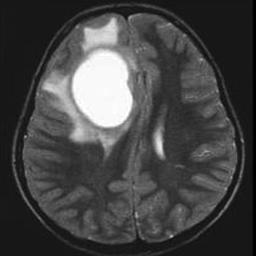
%> input picture Brain tumor Detection and classification using ANN(nprtool)/brain3.jpg, 256 x 256 px
$ octave Brain_Tumor_Detection.m   (GNU Octave 9; MATLAB toolbox functions it lacks are replaced by stand-ins)
%> lines starting %> are read from the running program, lines starting %| are printed output that depends on the picture; in (x1, y1, x2, y2) boxes, pixels count from 0 and x2, y2 are one past the last pixel; in counts of white or black regions, pixels touching at a corner belong together; the program's own positions count from 1
% Task 4: Brain Tumor Detection and classification using ANN(nprtool)

clc;%clear command window
clear variables;%clear workspace
close all;%close all figures
a = imread("brain3.jpg");%read the input image
%> a is the input picture: size 256x256 uint8; min 0, max 255, mean 69
figure, imshow(a);%show the input image
title('Input Image');%title of the image
%loop to check if the image is in grayscale, if not to convert it to gray
%scale from RGB
try
    Dimg = rgb2gray(a);%conversion from RGB to gray
catch
    Dimg = a;%no need to convert it, already gray scale
end
imdata = reshape(Dimg, [], 1);%reshapping the input image with 65536x1
%dimension
imdata = double(imdata);%handling large data

%%%%%%%Clustering the image%%%%%%%%%%
[IDX, nn] = kmeans(imdata, 3);%kmeans inbuilt command to cluster the input
%> nn = [33.46; 223.5; 88.6]
%image into 3 different clusters

imIDX = reshape(IDX, size(Dimg));%reshaping the resultant image into
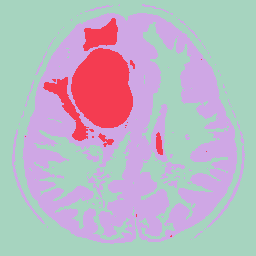
%> imIDX: size 256x256 double; 3 distinct labels, from 1 to 3; one colour per label, 0 black
%the dimensions of the input image

figure, imshow(imIDX, []);
title('Index Image');
figure,
subplot(2, 2 , 1), imshow(imIDX == 1, []);%showing the 1st cluster
%> after `imshow(imIDX == 1, [])`:
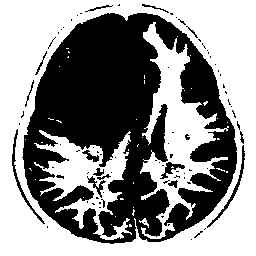
%> displayed picture: size 256x256, on the screen's scale of 0 to 255; 56% white; 82 black regions (65 under 20 px), largest, box (x1, y1, x2, y2) and area: (22, 13, 237, 244) 27345, (12, 129, 45, 224) 260, (207, 145, 245, 228) 251
subplot(2, 2 , 2), imshow(imIDX == 2, []);%showing the 2nd cluster
subplot(2, 2 , 3), imshow(imIDX == 3, []);%showing the 3rd cluster
%> after `imshow(imIDX == 3, [])`:
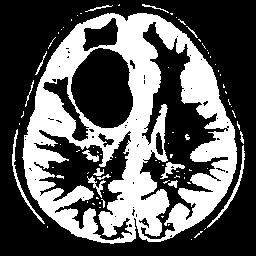
%> displayed picture: size 256x256, on the screen's scale of 0 to 255; 35.7% white; 82 white regions (65 under 20 px), largest, box (x1, y1, x2, y2) and area: (22, 13, 237, 244) 21877, (12, 129, 45, 224) 260, (207, 145, 245, 228) 251


%%%%% SEGMENTING THE IMAGE %%%%%%%%%%%%
bw = (imIDX == 2);%selecting the cluster in which tumor is present
%> bw: size 256x256 logical; 8.3% white; 17 white regions (11 under 20 px), largest, box (x1, y1, x2, y2) and area: (71, 48, 133, 128) 3766, (43, 77, 89, 141) 760, (83, 18, 118, 51) 675, (156, 132, 163, 155) 116, (98, 133, 114, 147) 88, (130, 60, 135, 69) 26
se = ones(5);%creating a structuring element of all ones(5x5)
bw = imopen(bw,se);%The morpholgical open opertation is an erosion followed
%> bw: size 256x256 logical; 8% white; 4 white regions, box (x1, y1, x2, y2) and area: (71, 48, 133, 128) 3764, (44, 79, 86, 140) 712, (84, 19, 118, 50) 661, (156, 137, 163, 154) 97
% by a dilation, using the same structuring element for both operations.
% Basically used to remove noise and, also for sharpening and smoothing of
% the image.
bw = bwareaopen(bw, 1200);%removes all connected components(objects) that
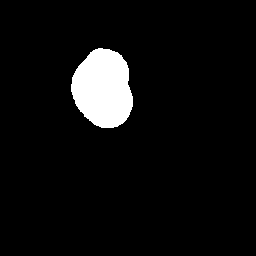
%> bw: size 256x256 logical; 5.7% white; 1 white region, box (x1, y1, x2, y2) and area: (71, 48, 133, 128) 3764
% have fewer than 1200 pixels from the binary image bw
figure, imshow(bw);
title('Segmented Image');


%%%%% Feature Extraction %%%%%%%%%%%%
signal1 = bw(:,:);%storing all rows and all columns of bw image to parameter
%siganl1
%Feature Extraction using DWT
[cA1, cH1, cV1, cD1] = dwt2(signal1, 'db4');%Computes the single-level 2-D
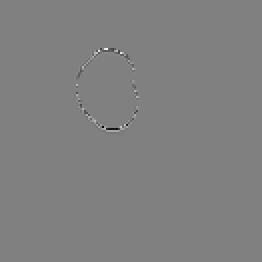
%> cH1: size 131x131 double (shown 2 times larger); min -0.813, max 0.801, mean -0.000175; drawn with min black and max white
%discrete wavelet transfor(DWT) of the input data signal1 using the db4
%wavelet. dwt2 returnd=s the approximate coefficients matrix cA and detail
%coefficients matrices cH, cV and cD(horizontal, vertical and diagonal,
%respectively)
[cA2, cH2, cV2, cD2] = dwt2(cA1, 'db4');%second level 2D DWT
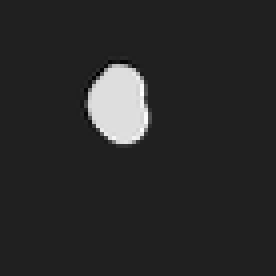
%> cA2: size 69x69 double (shown 4 times larger); min -0.68, max 4.68, mean 0.198; drawn with min black and max white
[cA3, cH3, cV3, cD3] = dwt2(cA2, 'db4');%third level 2D DWT
DWT_feat = [cA3, cH3, cV3, cD3]; %storing all coefficients in one variable
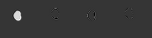
%> DWT_feat: size 38x152 double; min -2.58, max 9.83, mean 0.0812; drawn with min black and max white
G = pca(DWT_feat);%Returns the proncipal component coefficients
g = graycomatrix(G);%creates the gray-level co-occurrence matrix (GLCM) by
%> g = [5369 60 17 9 4 2 3 15; 54 8 6 0 1 1 0 0; 23 1 4 2 1 0 0 0; 14 2 1 0 0 0 0 0; 5 0 0 0 0 0 1 0; 1 0 0 1 0 0 0 0; 2 0 1 1 0 0 0 0; 14 1 0 0 0 0 0 0]
%calculating how often a pixel with gray-level (gray scale intensity) value
%i occurs horizontaly adjacent to a pixel with value j.
stats = graycoprops(g,'Contrast Correlation Energy Homogeneity');
%> stats = {Contrast 0.43}
%calculates the statistics specified in properties from the gray-level
%co-occurrence matrix glcm
Contrast = stats.Contrast%returns cached value of contrast
%> Contrast = 0.43
%> (the run ends here)
